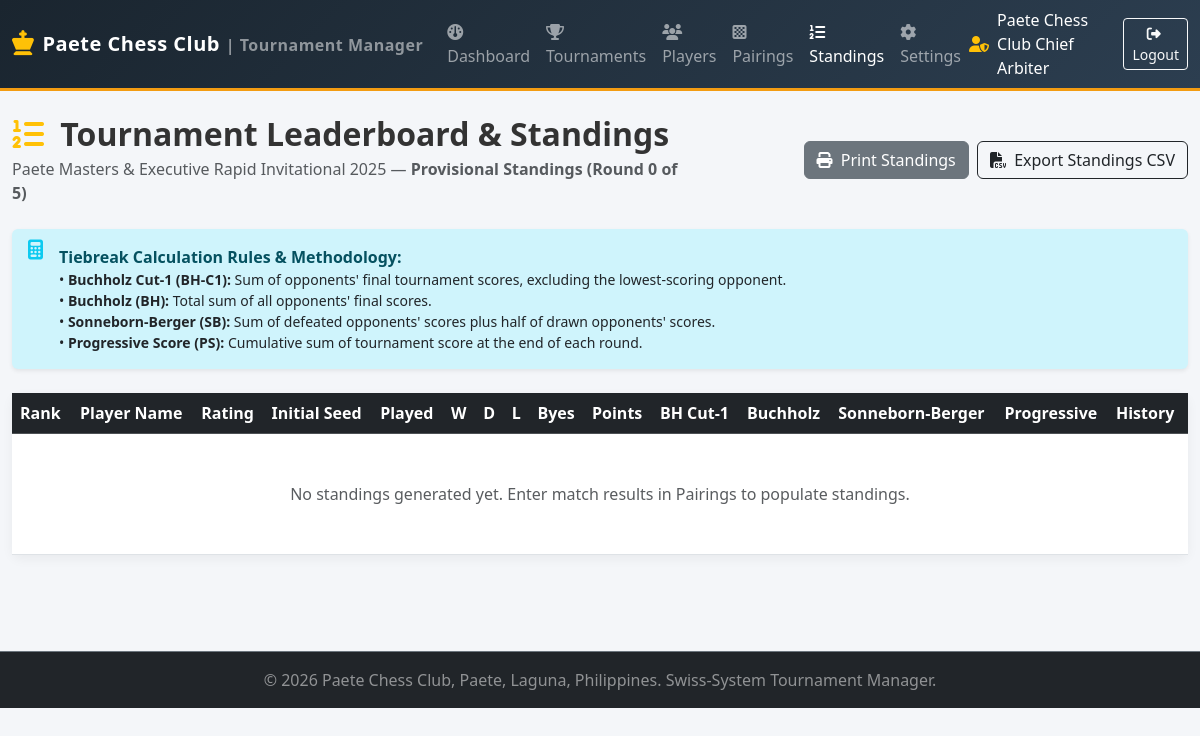
/?route=standings&tournament_id=5 (signed in), run on the app's committed database.
### tables this page shows
CREATE TABLE tournaments (
    id INTEGER PRIMARY KEY AUTOINCREMENT,
    name TEXT NOT NULL,
    date DATE NOT NULL,
    venue TEXT NOT NULL,
    organizer_name TEXT NOT NULL,
    total_rounds INTEGER NOT NULL DEFAULT 5,
    current_round INTEGER NOT NULL DEFAULT 0,
    scoring_system TEXT NOT NULL DEFAULT 'standard',
    time_control TEXT DEFAULT '15 mins + 5 secs',
    description TEXT,
    logo_path TEXT DEFAULT NULL,
    rating_source TEXT DEFAULT 'FIDE',
    pairing_mode TEXT DEFAULT 'club_swiss',
    tiebreak_config TEXT,
    allow_withdrawals INTEGER DEFAULT 1,
    allow_late_entries INTEGER DEFAULT 1,
    status TEXT NOT NULL DEFAULT 'Draft',
    created_at DATETIME NOT NULL DEFAULT CURRENT_TIMESTAMP,
    updated_at DATETIME NOT NULL DEFAULT CURRENT_TIMESTAMP
);

### app/Controllers/StandingsController.php (called while the page is built, shortened)
<?php
class StandingsController {
    private ScoringService $scoringService;
    private TournamentService $tournamentService;
    public function __construct() {
        $this->db = Database::getInstance();
        $this->scoringService = new ScoringService($this->db);
        $this->tournamentService = new TournamentService($this->db);
    }
    public function index(): void {
        $tournamentId = (int)($_GET['tournament_id'] ?? 0);
        $tournament = $tournamentId ? $this->tournamentService->getTournament($tournamentId) : null;
        $standings = [];
        if ($tournamentId) {
            $standings = $this->scoringService->getStandings($tournamentId);
        }
        require __DIR__ . '/../Views/standings/index.php';
    }
}

### config/database.php (called while the page is built)
<?php
return [
    'db' => [
        'driver' => $_ENV['DB_DRIVER'] ?? 'sqlite',
        'host' => $_ENV['DB_HOST'] ?? '127.0.0.1',
        'port' => $_ENV['DB_PORT'] ?? '3306',
        'dbname' => $_ENV['DB_NAME'] ?? 'chess_tournament',
        'user' => $_ENV['DB_USER'] ?? 'root',
        'pass' => $_ENV['DB_PASS'] ?? '',
        'sqlite_path' => $_ENV['SQLITE_PATH'] ?? __DIR__ . '/../storage/db/chess.sqlite',
    ],
    'app' => [
        'name' => 'Paete Chess Club Tournament Manager',
        'timezone' => 'Asia/Manila',
        'base_url' => $_ENV['APP_URL'] ?? '',
    ]
];

### app/Services/Database.php (called while the page is built, shortened)
<?php
class Database {
    private static ?PDO $instance = null;
    public static function getInstance(): PDO {
        if (self::$instance === null) {
            $config = require __DIR__ . '/../../config/database.php';
            $dbConfig = $config['db'];
            try {
                if ($dbConfig['driver'] === 'sqlite') {
                    $sqlitePath = $dbConfig['sqlite_path'];
                    $dir = dirname($sqlitePath);
                    self::$instance = new PDO("sqlite:" . $sqlitePath);
                    self::$instance->setAttribute(PDO::ATTR_ERRMODE, PDO::ERRMODE_EXCEPTION);
                    self::$instance->exec("PRAGMA foreign_keys = ON;");
                }
            } catch (PDOException $e) {
                die("Database connection failed: " . $e->getMessage());
            }
        }
        return self::$instance;
    }
}

### app/Services/TournamentService.php (called while the page is built, shortened)
<?php
class TournamentService {
    private PDO $db;
    public function __construct(?PDO $db = null) {
        $this->db = $db ?? Database::getInstance();
    }
    public function getTournament(int $id): ?array {
        $stmt = $this->db->prepare("SELECT * FROM tournaments WHERE id = :id LIMIT 1");
        $stmt->execute([':id' => $id]);
        $t = $stmt->fetch(PDO::FETCH_ASSOC);
        return $t ?: null;
    }
}

### app/Views/standings/index.php (the view, shortened to what this page needs)
<?php
require __DIR__ . '/../layouts/header.php';
?>
<div class="row mb-4 align-items-center">
    <div class="col-md-7">
        <h2 class="fw-bold mb-1"><i class="fa-solid fa-list-ol text-warning me-2"></i> Tournament Leaderboard & Standings</h2>
        <p class="text-muted mb-0">
            <?= htmlspecialchars($tournament['name']) ?> &mdash;
            <strong><?= ($tournament['status'] === 'Completed') ? 'FINAL STANDINGS' : 'Provisional Standings (Round ' . $tournament['current_round'] . ' of ' . $tournament['total_rounds'] . ')' ?></strong>
        </p>
    </div>
    <div class="col-md-5 text-md-end mt-3 mt-md-0 no-print">
        <button onclick="window.print()" class="btn btn-secondary me-1"><i class="fa-solid fa-print me-1"></i> Print Standings</button>
        <a href="?route=export/standings&tournament_id=<?= $tournament['id'] ?>" class="btn btn-outline-dark"><i class="fa-solid fa-file-csv me-1"></i> Export Standings CSV</a>
    </div>
</div>
<div class="alert alert-info border-0 shadow-sm mb-4 no-print">
    <div class="d-flex align-items-start">
        <i class="fa-solid fa-calculator text-info fa-lg me-3 mt-1"></i>
        <div>
            <strong>Tiebreak Calculation Rules & Methodology:</strong>
            <p class="mb-0 small text-dark">
                • <strong>Buchholz Cut-1 (BH-C1):</strong> Sum of opponents' final tournament scores, excluding the lowest-scoring opponent.<br>
                • <strong>Buchholz (BH):</strong> Total sum of all opponents' final scores.<br>
                • <strong>Sonneborn-Berger (SB):</strong> Sum of defeated opponents' scores plus half of drawn opponents' scores.<br>
                • <strong>Progressive Score (PS):</strong> Cumulative sum of tournament score at the end of each round.
            </p>
        </div>
    </div>
</div>
<div class="card pcc-card">
    <div class="card-body p-0">
        <div class="table-responsive">
            <table class="table table-hover align-middle mb-0">
                <thead class="table-dark">
                    <tr>
                        <th width="60">Rank</th>
                        <th>Player Name</th>
                        <th>Rating</th>
                        <th>Initial Seed</th>
                        <th>Played</th>
                        <th>W</th>
                        <th>D</th>
                        <th>L</th>
                        <th>Byes</th>
                        <th>Points</th>
                        <th>BH Cut-1</th>
                        <th>Buchholz</th>
                        <th>Sonneborn-Berger</th>
                        <th>Progressive</th>
                        <th width="80" class="no-print">History</th>
                    </tr>
                </thead>
                <tbody>
                    <?php if (empty($standings)): ?>
                        <tr>
                            <td colspan="15" class="text-center py-5 text-muted">No standings generated yet. Enter match results in Pairings to populate standings.</td>
                        </tr>
                    <?php endif; ?>
                </tbody>
            </table>
        </div>
    </div>
</div>
<?php require __DIR__ . '/../layouts/footer.php'; ?>

### public/assets/css/style.css (style rules this page uses)
:root { --pcc-primary: #2c3e50; --pcc-secondary: #8e44ad; --pcc-accent: #d35400; --pcc-light: #f8f9fa; --pcc-dark: #1a252f; --pcc-gold: #f39c12; --pcc-board-light: #f0d9b5; --pcc-board-dark: #b58863; }
body { font-family: 'Segoe UI', system-ui, -apple-system, sans-serif; background-color: #f4f6f9; color: #333; }
.pcc-card { border: none; border-radius: 8px; box-shadow: 0 4px 12px rgba(0,0,0,0.05); background: #fff; margin-bottom: 1.5rem; }

### data on the page
tournaments: name "Paete Masters & Executive Rapid Invitational 2025", current_round "0", total_rounds "5"

### other printed values
$currentUser['full_name'] "Paete Chess Club Chief Arbiter"
